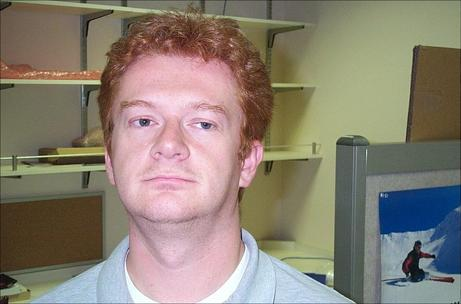
#> input picture dataset/caltech-101/101_ObjectCategories/Faces/image_0032.jpg, 461 x 304 px
$ python -i deuteranopia_sim.py   (imports and definitions only)
#> lines starting #> are read from the running program, lines starting #| are printed output that depends on the picture; after the words box and inside, x2 and y2 are one past the last pixel; in counts of white or black regions, pixels touching at a corner belong together
#> further down, picture is the input picture: shape (304, 461, 3); mean B, G, R 116.3, 129.1, 138.9
import cv2
import numpy as np

def simulate_deuteranopia(frame):
    """
    Simulates deuteranopia AND enhances confusing colors
    so they are more distinguishable to color-blind users.
    """
    # Convert to HSV for better hue-based manipulation
    hsv = cv2.cvtColor(frame, cv2.COLOR_BGR2HSV)
#> hsv: shape (304, 461, 3); mean H, S, V 63.6, 73.6, 146.6
    h, s, v = cv2.split(hsv)
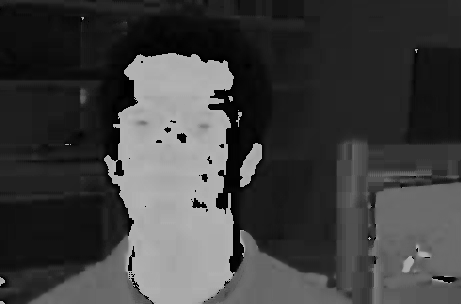
#> h: shape (304, 461); min 0, max 179, mean 63.6
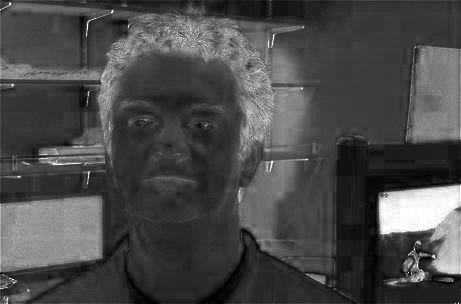
#> s: shape (304, 461); min 0, max 255, mean 73.6
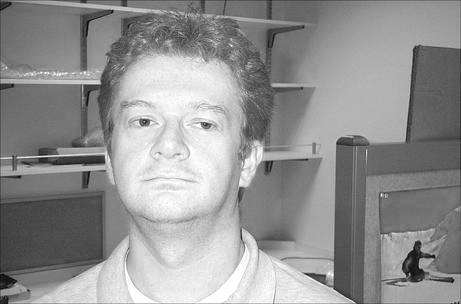
#> v: shape (304, 461); min 4, max 255, mean 146.6

    # Mask ranges for confusing color zones
    red_mask1 = cv2.inRange(hsv, (0, 80, 80), (10, 255, 255))
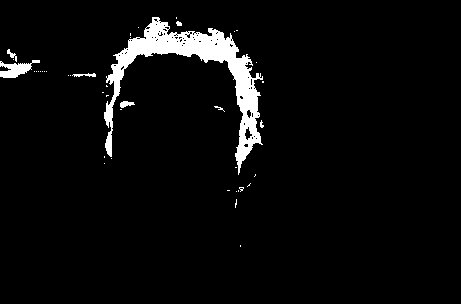
#> red_mask1: shape (304, 461); 4.3% white; 42 white regions (35 under 20 px), largest, box (x1, y1, x2, y2) and area: (104, 17, 263, 175) 5385, (0, 60, 40, 78) 369, (120, 101, 135, 108) 66
    red_mask2 = cv2.inRange(hsv, (160, 80, 80), (180, 255, 255))
#> red_mask2: shape (304, 461); 0.42% white in thin lines or dots, all inside (x1, y1, x2, y2) = (109, 53, 425, 268)
    green_mask = cv2.inRange(hsv, (35, 50, 50), (90, 255, 255))
#> green_mask: shape (304, 461); 10.4% white; 106 white regions (88 under 20 px), largest, box (x1, y1, x2, y2) and area: (330, 0, 461, 160) 10490, (0, 154, 103, 177) 1138, (275, 241, 336, 274) 1101
    brown_mask = cv2.inRange(hsv, (10, 100, 20), (20, 255, 200))
#> brown_mask: shape (304, 461); 11.5% white; 80 white regions (66 under 20 px), largest, box (x1, y1, x2, y2) and area: (0, 196, 102, 270) 6405, (407, 48, 461, 140) 3896, (160, 15, 274, 143) 2677
    pink_mask = cv2.inRange(hsv, (161, 80, 100), (179, 255, 255))
#> pink_mask: shape (304, 461); 0.4% white in thin lines or dots, all inside (x1, y1, x2, y2) = (109, 53, 410, 264)

    # Apply color remapping (enhancement for differentiation)
    frame[red_mask1 > 0] = [255, 0, 255]   # Red → Magenta
    frame[red_mask2 > 0] = [255, 0, 255]
    frame[green_mask > 0] = [0, 255, 255]  # Green → Cyan
    frame[brown_mask > 0] = [0, 165, 255]  # Brown → Orange
    frame[pink_mask > 0] = [147, 20, 255]  # Pink → Violet
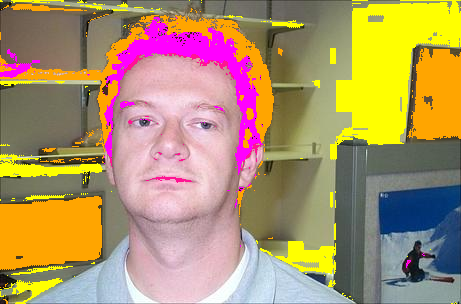
#> frame: shape (304, 461, 3); mean B, G, R 105.8, 146.7, 173.6

    # Apply mild brightness enhancement to make contrasts pop
    v = cv2.add(v, 30)
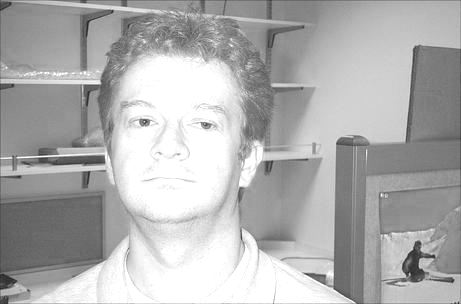
#> v: shape (304, 461); min 34, max 255, mean 175.3
    hsv_enhanced = cv2.merge([h, s, v])
#> hsv_enhanced: shape (304, 461, 3); mean H, S, V 63.6, 73.6, 175.3
    output = cv2.cvtColor(hsv_enhanced, cv2.COLOR_HSV2BGR)
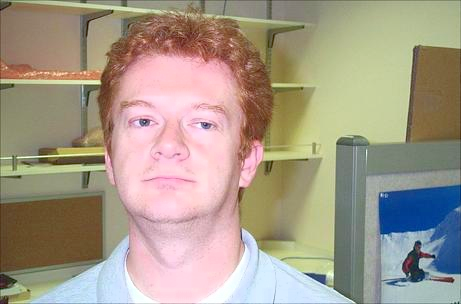
#> output: shape (304, 461, 3); mean B, G, R 137.6, 154.1, 165.7

    return output

>>> import cv2
>>> picture = cv2.imread('dataset/caltech-101/101_ObjectCategories/Faces/image_0032.jpg')
>>> result = simulate_deuteranopia(picture)

$ run again, on dataset/caltech-101/101_ObjectCategories/Faces/image_0065.jpg
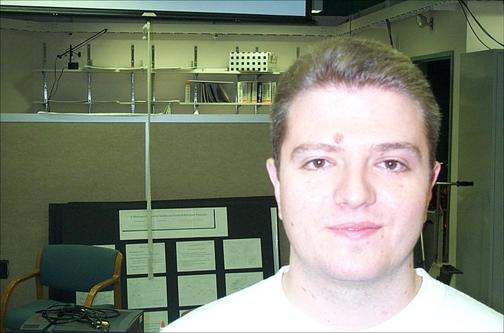
#> input picture dataset/caltech-101/101_ObjectCategories/Faces/image_0065.jpg, 504 x 333 px
#> picture is the input picture: shape (333, 504, 3); mean B, G, R 113, 130.8, 124.7
#> hsv: shape (333, 504, 3); mean H, S, V 61.9, 64.2, 135.3
#> in simulate_deuteranopia, `red_mask1 = cv2.inRange(hsv, (0, 80, 80), (10, 255, 255))`:
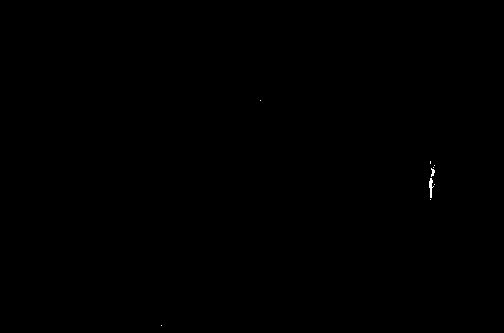
#> red_mask1: shape (333, 504); 0.05% white in thin lines or dots, all inside (x1, y1, x2, y2) = (161, 100, 435, 326)
#> red_mask2: shape (333, 504); 0.09% white; 7 white regions (6 under 20 px), largest, box (x1, y1, x2, y2) and area: (354, 225, 380, 233) 125
#> green_mask: shape (333, 504); 47.3% white; 390 white regions (358 under 20 px), largest, box (x1, y1, x2, y2) and area: (0, 0, 504, 315) 69199, (121, 209, 226, 306) 3037, (6, 277, 67, 331) 1400
#> brown_mask: shape (333, 504); 0.21% white in thin lines or dots, all inside (x1, y1, x2, y2) = (0, 99, 447, 333)
#> hsv_enhanced: shape (333, 504, 3); mean H, S, V 61.9, 64.2, 160.2
#> in simulate_deuteranopia, `output = cv2.cvtColor(hsv_enhanced, cv2.COLOR_HSV2BGR)`:
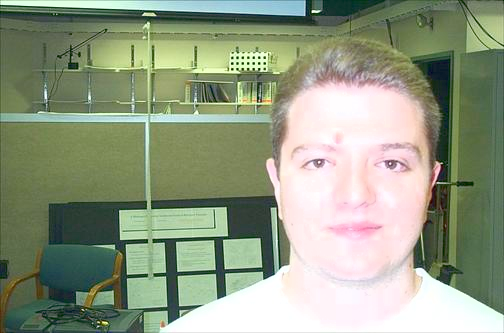
#> output: shape (333, 504, 3); mean B, G, R 131.5, 155.1, 145.4

$ run again, on dataset/caltech-101/101_ObjectCategories/Faces/image_0073.jpg
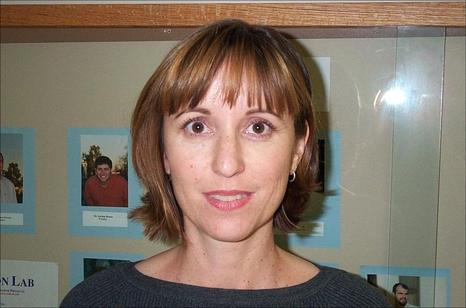
#> input picture dataset/caltech-101/101_ObjectCategories/Faces/image_0073.jpg, 466 x 308 px
#> picture is the input picture: shape (308, 466, 3); mean B, G, R 102.9, 115.7, 129.2
#> hsv: shape (308, 466, 3); mean H, S, V 36.5, 72.1, 134
#> in simulate_deuteranopia, `red_mask1 = cv2.inRange(hsv, (0, 80, 80), (10, 255, 255))`:
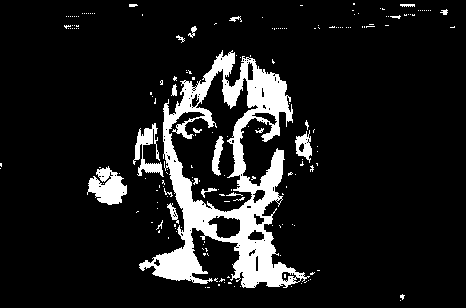
#> red_mask1: shape (308, 466); 11.1% white; 190 white regions (169 under 20 px), largest, box (x1, y1, x2, y2) and area: (139, 50, 310, 288) 12676, (87, 166, 127, 205) 934, (133, 123, 164, 177) 654
#> red_mask2: shape (308, 466); 0.47% white; 23 white regions (20 under 20 px), largest, box (x1, y1, x2, y2) and area: (204, 190, 252, 212) 538, (194, 118, 208, 127) 40, (121, 179, 127, 186) 28
#> green_mask: shape (308, 466); 1.2% white; 132 white regions (115 under 20 px), largest, box (x1, y1, x2, y2) and area: (321, 131, 333, 184) 271, (308, 192, 327, 227) 185, (29, 129, 34, 192) 99
#> brown_mask: shape (308, 466); 17.6% white; 144 white regions (125 under 20 px), largest, box (x1, y1, x2, y2) and area: (0, 3, 408, 283) 21559, (132, 168, 187, 258) 1843, (408, 3, 466, 28) 634
#> pink_mask: shape (308, 466); 0.43% white; 17 white regions (15 under 20 px), largest, box (x1, y1, x2, y2) and area: (204, 190, 252, 212) 538, (195, 118, 208, 127) 34
#> hsv_enhanced: shape (308, 466, 3); mean H, S, V 36.5, 72.1, 163.4
#> in simulate_deuteranopia, `output = cv2.cvtColor(hsv_enhanced, cv2.COLOR_HSV2BGR)`:
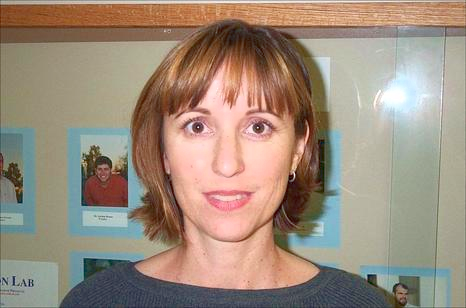
#> output: shape (308, 466, 3); mean B, G, R 124.7, 140.5, 157.2

$ run again, on dataset/caltech-101/101_ObjectCategories/Faces/image_0086.jpg
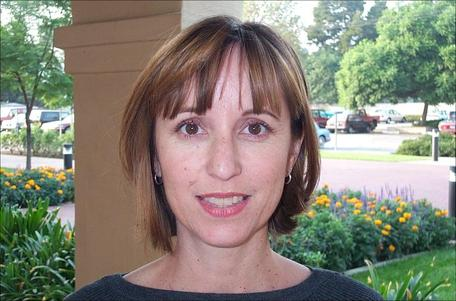
#> input picture dataset/caltech-101/101_ObjectCategories/Faces/image_0086.jpg, 456 x 301 px
#> picture is the input picture: shape (301, 456, 3); mean B, G, R 118.7, 131.7, 135.2
#> hsv: shape (301, 456, 3); mean H, S, V 66.9, 70.2, 148.1
#> red_mask1: shape (301, 456); 5% white; 154 white regions (132 under 20 px), largest, box (x1, y1, x2, y2) and area: (122, 54, 203, 240) 3470, (255, 88, 286, 117) 474, (196, 38, 224, 104) 438
#> red_mask2: shape (301, 456); 1.2% white; 90 white regions (74 under 20 px), largest, box (x1, y1, x2, y2) and area: (195, 192, 250, 219) 795, (178, 117, 201, 126) 70, (239, 48, 243, 76) 60
#> green_mask: shape (301, 456); 24.9% white; 109 white regions (89 under 20 px), largest, box (x1, y1, x2, y2) and area: (273, 200, 456, 301) 10654, (317, 0, 456, 109) 9456, (0, 170, 76, 301) 6964
#> brown_mask: shape (301, 456); 1.5% white; 132 white regions (120 under 20 px), largest, box (x1, y1, x2, y2) and area: (117, 55, 162, 180) 724, (137, 209, 160, 259) 333, (80, 0, 144, 1) 64
#> pink_mask: shape (301, 456); 0.97% white; 69 white regions (59 under 20 px), largest, box (x1, y1, x2, y2) and area: (195, 192, 250, 219) 780, (183, 117, 201, 124) 51, (239, 50, 243, 76) 47
#> hsv_enhanced: shape (301, 456, 3); mean H, S, V 66.9, 70.2, 176
#> in simulate_deuteranopia, `output = cv2.cvtColor(hsv_enhanced, cv2.COLOR_HSV2BGR)`:
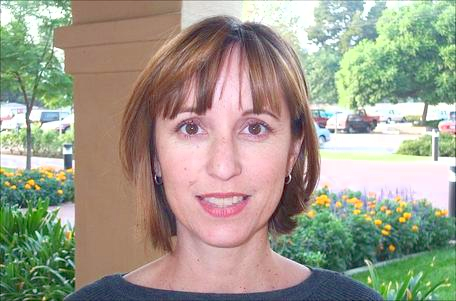
#> output: shape (301, 456, 3); mean B, G, R 139.7, 155.7, 159.4
